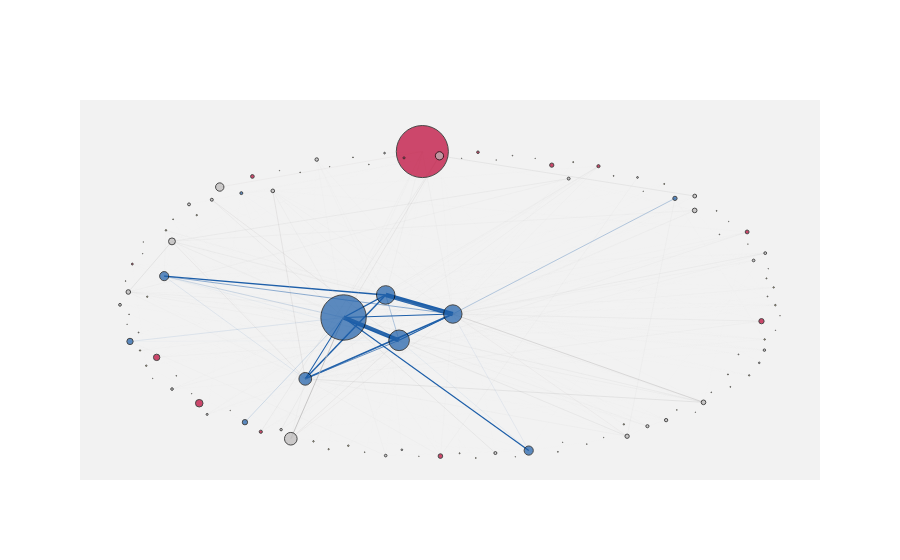

The notebook cell this image was saved under:
### Markdown cell above
A network is an effective way to visualize collaborations between countries. In this graph representation, each country is assigned to a node, with the size of the nodes proportional to the number of films the country has produced. Each node is also categorized based on the Cold War side, 'Western,' 'Eastern,' 'None,' or 'Lack of data', depending on the proportion of politically engaged movies the country has produced. Additionally, the edges between nodes represent collaborations between countries, with their thickness and transparency increasing as the number of collaborations grows.

### Code cell
graph = StaticGraph(movies)
fig = graph.create_figure()
fig.write_html(WEB_EXPORT_FOLDER + "static_graph.html", full_html=True, include_plotlyjs='cdn', config={'responsive': True})
graph.plot()
